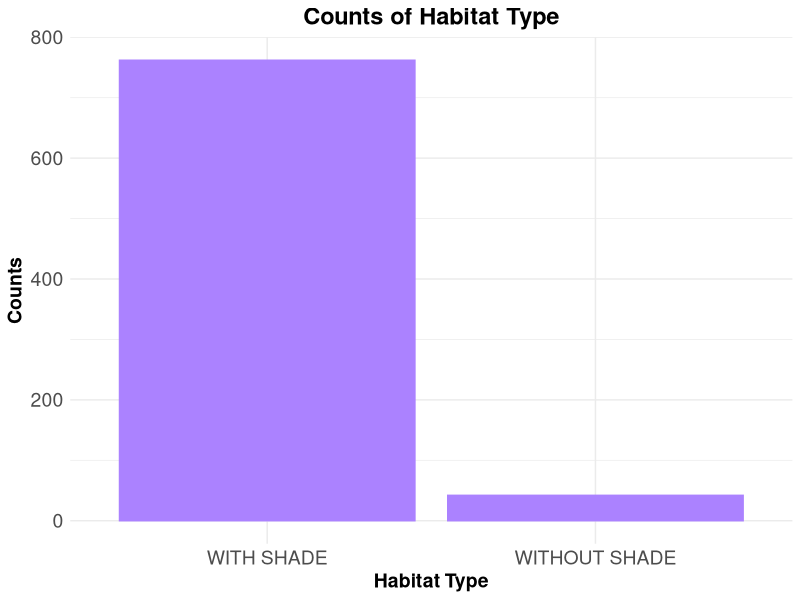

Reproduce this figure in R. (Note: this script raises an error after producing the figure.)
# load libraries
library(tidyverse)
library(readr)
library(lubridate)
library(magrittr)
library(lme4)

#read in data
prelim_tidy <- read_csv("_data/_tidy/prelim_data_tidycols.csv")
View(prelim_tidy)

#Omit any missing values:
summary(is.na(prelim_tidy))

prelim_temp<-na.omit(prelim_tidy)
View(prelim_temp)

##### OMIT OUTLIERS ###
prelim_temp2 <- prelim_temp
prelim_temp2$therm_t[prelim_temp2$therm_t >= 42] <- NA

View(prelim_temp2)

prelim_temp3<-na.omit(prelim_temp2)
View(prelim_temp3)

####combine levels
#Vertical climb and cling together; make Bp 1 category; St & Sq together
prelim_temp3$pos_beh[prelim_temp3$pos_beh == "Cb"] <- "Su"
prelim_temp3$pos_beh[prelim_temp3$pos_beh == "Br"] <- "Su"
prelim_temp3$pos_beh[prelim_temp3$pos_beh == "QM"] <- "Su"
prelim_temp3$pos_beh[prelim_temp3$pos_beh == "Vci"] <- "VC"
prelim_temp3$pos_beh[prelim_temp3$pos_beh == "Abp"] <- "Bp"
prelim_temp3$pos_beh[prelim_temp3$pos_beh == "BpS"] <- "Bp"
prelim_temp3$pos_beh[prelim_temp3$pos_beh == "BpW"] <- "Bp"
prelim_temp3$pos_beh[prelim_temp3$pos_beh == "Sq"] <- "St"

############
##re-order levels
prelim_temp3$time_od <- factor(prelim_temp3$time_od, levels = c("e_morning", "l_morning", "e_afternoon", "l_afternoon", "evening"))
prelim_temp3$pos_beh <- factor(prelim_temp3$pos_beh, levels = c("Ly", "St", "QS", "QW", "Bp", "Su", "VC"))

###change to factor & numeric
factor_cols <- c("pos_beh","context", "substrate", "hab_type", "individual")
numeric_cols <- c("sun", "therm_t", "t_lo", "t_hi", "amb_t")

prelim_temp3[factor_cols] <- lapply(prelim_temp3[factor_cols], as.factor)

prelim_temp3[numeric_cols] <- lapply(prelim_temp3[numeric_cols], as.numeric)

str(prelim_temp3)

####model
mod_2 <- lmer(therm_t ~ pos_beh + amb_t + sun + date + hab_type + 
                (1|individual), data = prelim_temp3)
summary(mod_2)
confint(mod_2)

###New dataset combining with vs. without shade habitat types
prelim_temp4 <- prelim_temp3
View(prelim_temp4)

#####combine habitat types
levels(prelim_temp4$hab_type)[levels(prelim_temp4$hab_type)=="WD"] <- "WITH SHADE"
levels(prelim_temp4$hab_type)[levels(prelim_temp4$hab_type)=="BMWD"] <- "WITH SHADE"
levels(prelim_temp4$hab_type)[levels(prelim_temp4$hab_type)=="BM"] <- "WITH SHADE"
levels(prelim_temp4$hab_type)[levels(prelim_temp4$hab_type)=="GA"] <- "WITH SHADE"
levels(prelim_temp4$hab_type)[levels(prelim_temp4$hab_type)=="GL"] <- "WITHOUT SHADE"


############
##re-order levels
prelim_temp4$time_od <- factor(prelim_temp4$time_od, levels = c("e_morning", "l_morning", "e_afternoon", "l_afternoon", "evening"))
prelim_temp4$pos_beh <- factor(prelim_temp4$pos_beh, levels = c("Bp", "Ly", "St", "QS", "QW", "Su", "VC"))
prelim_temp4$hab_type <- factor(prelim_temp4$hab_type, levels = c("WITH SHADE", "WITHOUT SHADE"))

###change to factor & numeric
factor_cols <- c("pos_beh","context", "substrate", "hab_type", "individual")
numeric_cols <- c("sun", "therm_t", "t_lo", "t_hi", "amb_t")

prelim_temp4[factor_cols] <- lapply(prelim_temp4[factor_cols], as.factor)

prelim_temp4[numeric_cols] <- lapply(prelim_temp4[numeric_cols], as.numeric)

str(prelim_temp4)

##model new dataset
mod_3 <- lmer(therm_t ~ pos_beh + amb_t + sun + date + hab_type + 
                (1|individual), data = prelim_temp4)
summary(mod_3) ###still no significant difference with habitat type (shaded vs. not)
confint(mod_3)

summary(prelim_temp4$hab_type) ###WITH SHADE: 762; WITHOUT SHADE: 42

###plot habitat type with vs. without shade

counts_hab_type <- ggplot(prelim_temp4, aes(hab_type))+
  geom_bar(stat="count", fill = "mediumpurple1", colour = "mediumpurple1") + 
  ggtitle("Counts of Habitat Type") +
  scale_x_discrete(name = "Habitat Type", 
                   labels = c("WITH SHADE", "WITHOUT SHADE")) +
  scale_y_continuous(name = "Counts") +
  theme_minimal()+
  theme(axis.text.x=element_text(size=14),
        axis.text.y=element_text(size=14),
        axis.title.y=element_text(size=14, face="bold"),
        axis.title.x=element_text(size=14, face="bold"),
        plot.title = element_text(hjust = 0.5, size=17, face="bold"))

counts_hab_type


###frequency of shaded vs. not

freq_hab_type <- ggplot(prelim_temp4, aes(hab_type))+
  geom_histogram(aes(y = (..count..)/sum(..count..)), bins = 10, 
                 fill = "mediumpurple1", colour = "mediumpurple1")+
  ggtitle("Frequency of Shaded vs. Non-Shaded Habitat Types") +
  scale_y_discrete(name = "Frequency", labels = percent)+
  scale_x_discrete(name = "Habitat Type")+
  theme_minimal()+
  theme(axis.text.x=element_text(size=14),
        axis.text.y=element_text(size=14),
        axis.title.y=element_text(size=14, face="bold"),
        axis.title.x=element_text(size=14, face="bold"),
        plot.title = element_text(hjust = 0.5, size=17, face="bold"))

freq_hab_type
